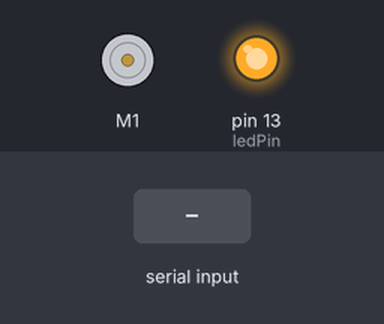
Recording of a sketch running on a simulated Arduino Uno, built with avr-gcc and run on an emulated ATmega328P. Shown: DC motor (green arrow = forward, orange = backward, longer = faster), output pins drawn as LEDs (lit = HIGH). Inputs (shaded band) come from the test bench. What the sketch prints to the serial monitor is not drawn.

Above: at 1.2 s.
1.3 s: byte 30 received over Serial
Timing chart, 0 to 4.3 s (numbered marks = the images above; inputs shaded):
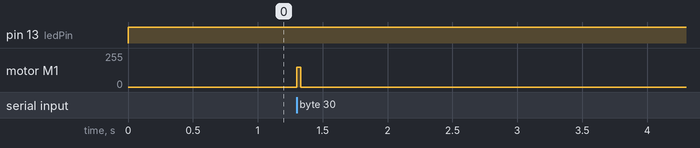

The sketch:

Force_VR_Gauntlet.ino
```cpp
#include <Wire.h>
#include <Adafruit_MotorShield.h>
#include "utility/Adafruit_PWMServoDriver.h"

Adafruit_MotorShield AFMSbot(0x61); // Rightmost jumper closed

// And a DC Motor to port M1
Adafruit_DCMotor *myMotor1 = AFMSbot.getMotor(1);

int i;
int val = 0;
int ledPin = 13;


void setup() {
  while (!Serial);
  Serial.begin(9600);           // set up Serial library at 9600 bps
  Serial.println("MMMMotor party!");

  AFMSbot.begin(); // Start the bottom shield

  // turn on the DC motor
  myMotor1->setSpeed(150);

  pinMode(ledPin, OUTPUT);

}


void loop() {

  digitalWrite(ledPin, HIGH);

  if(Serial.available())
  {


    //Start motor movement --
     myMotor1->run(FORWARD);
     delay(30);

  /*
     for(i=0; i<355; i++)
     {
      myMotor1->run(FORWARD);
     }
    */
    /*
     for (i=0; i<255; i++) {
      myMotor1->setSpeed(i);

      delay(3);
     }

     for (i=255; i!=0; i--) {
       myMotor1->setSpeed(i);

       delay(3);
     }
     */
    //End motor movement --


    val = Serial.read();
    Serial.println(":D  :D  :D");
    //Serial.println(val);
  } else {
    myMotor1->run(RELEASE);
    val = 0;
    //Serial.println("Nope");
    //Serial.println(val);
  }


}
```

Measured:
- after the input at 1.3 s, motor M1: stopped → forward 150/255 at once, → stopped 0.03 s later
